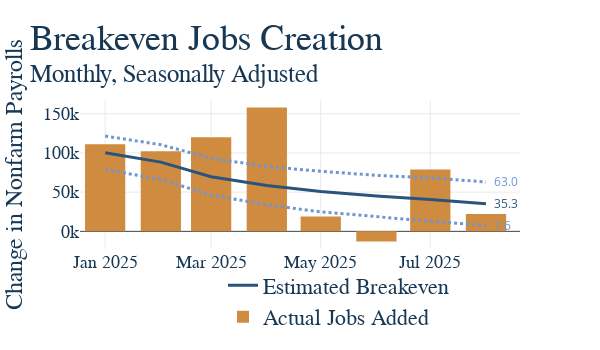

The cell this chart's notebook holds for it:
### Markdown cell above
5. Now that all our data is ready, make the graph and have it save itself as a .html file to graph_output whenver the notebooks is rerun. The name of the file should exactly match the notebook name. For instance, this file "example.ipynb" produces the graph "example.html." Nice work, you made a graph!

### Code cell
fig = go.Figure()

fig.add_trace(
        go.Scatter(
            x=filt_jobs_df.index,
            y=filt_jobs_df['Estimated Breakeven Jobs Added (Cheremukhin)'],
            mode='lines',
            name='Estimated Breakeven'
        )
    )

fig.add_trace(
        go.Scatter(
            x=filt_jobs_df.index,
            y=filt_jobs_df['Upper bound'],
            mode='lines',
            name='',
            line=dict(dash='dot', color='#7095cf'),
            showlegend=False  # hides this trace from the legend
        )
    )

fig.add_trace(
        go.Scatter(
            x=filt_jobs_df.index,
            y=filt_jobs_df['Lower bound'],
            mode='lines',
            name='',
            line=dict(dash='dot', color='#7095cf'),
            showlegend=False  # hides this trace from the legend
        )
    )

fig.add_trace(
        go.Bar(
            x=filt_jobs_df.index,
            y=filt_jobs_df['Actual Jobs Added'],
            name='Actual Jobs Added',
              marker=dict(color='#CF8B40')
        )
    )

fig.update_layout(
    title = dict(text = 'Breakeven Jobs Creation <br><sup>Monthly, Seasonally Adjusted</sup>'),
    xaxis_title="Date",
    yaxis_title="Change in Nonfarm Payrolls",
    legend=dict(orientation='h', y=-0.6, x=0.7),
    height = 350,
    width = 600
)

fig.update_yaxes(
    tickformat=".0f",
    ticksuffix="k"
)

fig.update_xaxes(
    type='date',
    tickformat='%b %Y',
    title_text=None,
)

ut.add_end_labels(fig = fig)

fig.show()

fig.write_html(GRAPH_OUTPUT_PATH / f"{GRAPH_NAME}.html")

### Figure 1 — Plotly figure (JSON) as saved in the notebook; plotly's stock layout.template omitted (floating-point values rounded to 4 significant figures)
{"data": [{"mode": "lines", "name": "Estimated Breakeven", "type": "scatter", "x": ["2025-01-01T00:00:00", "2025-02-01T00:00:00", "2025-03-01T00:00:00", "2025-04-01T00:00:00", "2025-05-01T00:00:00", "2025-06-01T00:00:00", "2025-07-01T00:00:00", "2025-08-01T00:00:00"], "y": [100.3, 88.3, 69.73, 58.38, 50.7, 45.02, 40.51, 35.33]}, {"line": {"color": "#7095cf", "dash": "dot"}, "mode": "lines", "name": "", "showlegend": false, "type": "scatter", "x": ["2025-01-01T00:00:00", "2025-02-01T00:00:00", "2025-03-01T00:00:00", "2025-04-01T00:00:00", "2025-05-01T00:00:00", "2025-06-01T00:00:00", "2025-07-01T00:00:00", "2025-08-01T00:00:00"], "y": [121.6, 110.5, 93.12, 82.77, 76.59, 71.44, 68.05, 63.03]}, {"line": {"color": "#7095cf", "dash": "dot"}, "mode": "lines", "name": "", "showlegend": false, "type": "scatter", "x": ["2025-01-01T00:00:00", "2025-02-01T00:00:00", "2025-03-01T00:00:00", "2025-04-01T00:00:00", "2025-05-01T00:00:00", "2025-06-01T00:00:00", "2025-07-01T00:00:00", "2025-08-01T00:00:00"], "y": [79.07, 66.12, 46.33, 33.98, 24.81, 18.59, 12.97, 7.636]}, {"marker": {"color": "#CF8B40"}, "name": "Actual Jobs Added", "type": "bar", "x": ["2025-01-01T00:00:00", "2025-02-01T00:00:00", "2025-03-01T00:00:00", "2025-04-01T00:00:00", "2025-05-01T00:00:00", "2025-06-01T00:00:00", "2025-07-01T00:00:00", "2025-08-01T00:00:00"], "y": [111.0, 102.0, 120.0, 158.0, 19.0, -13.0, 79.0, 22.0]}, {"hoverinfo": "skip", "marker": {"color": "#2A547E", "size": 8, "symbol": "circle"}, "mode": "markers", "showlegend": false, "type": "scatter", "x": [1754006400000000000], "y": [35.33], "zorder": 3}, {"hoverinfo": "skip", "marker": {"color": "#7095cf", "size": 8, "symbol": "circle"}, "mode": "markers", "showlegend": false, "type": "scatter", "x": [1754006400000000000], "y": [63.03], "zorder": 3}, {"hoverinfo": "skip", "marker": {"color": "#7095cf", "size": 8, "symbol": "circle"}, "mode": "markers", "showlegend": false, "type": "scatter", "x": [1754006400000000000], "y": [7.636], "zorder": 3}], "layout": {"annotations": [{"font": {"color": "#2A547E"}, "showarrow": false, "text": "35.3", "x": "2025-08-01T00:00:00", "xanchor": "left", "xshift": 6, "y": 35.33, "yanchor": "middle"}, {"font": {"color": "#7095cf"}, "showarrow": false, "text": "63.0", "x": "2025-08-01T00:00:00", "xanchor": "left", "xshift": 6, "y": 63.03, "yanchor": "middle"}, {"font": {"color": "#7095cf"}, "showarrow": false, "text": "7.6", "x": "2025-08-01T00:00:00", "xanchor": "left", "xshift": 6, "y": 7.636, "yanchor": "middle"}], "height": 350, "legend": {"orientation": "h", "x": 0.7, "y": -0.6}, "title": {"text": "Breakeven Jobs Creation <br><sup>Monthly, Seasonally Adjusted</sup>"}, "width": 600, "xaxis": {"tickformat": "%b %Y", "title": {}, "type": "date"}, "yaxis": {"tickformat": ".0f", "ticksuffix": "k", "title": {"text": "Change in Nonfarm Payrolls"}}}}
